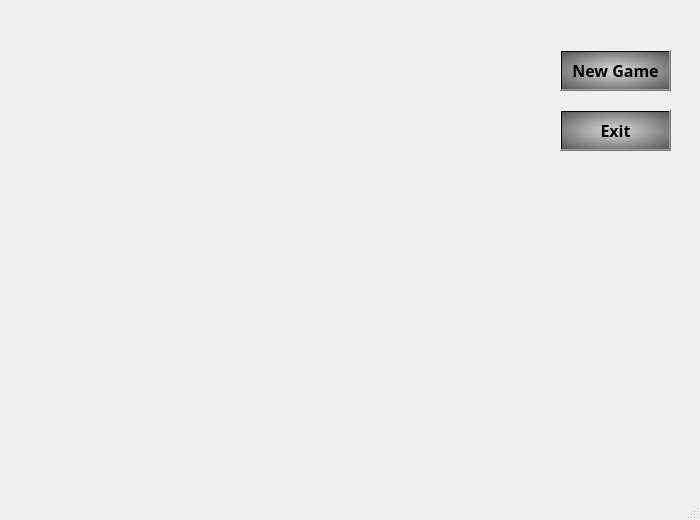
<?xml version="1.0" encoding="UTF-8"?>
<ui version="4.0">
 <class>MainWindow</class>
 <widget class="QMainWindow" name="MainWindow">
  <property name="geometry">
   <rect>
    <x>0</x>
    <y>0</y>
    <width>700</width>
    <height>520</height>
   </rect>
  </property>
  <property name="windowTitle">
   <string>MainWindow</string>
  </property>
  <property name="styleSheet">
   <string notr="true"/>
  </property>
  <widget class="QWidget" name="centralWidget">
   <property name="mouseTracking">
    <bool>true</bool>
   </property>
   <property name="styleSheet">
    <string notr="true">background-image: url(:/Images/background.jpg);</string>
   </property>
   <widget class="QPushButton" name="pBNew">
    <property name="geometry">
     <rect>
      <x>560</x>
      <y>50</y>
      <width>111</width>
      <height>41</height>
     </rect>
    </property>
    <property name="font">
     <font>
      <family>MV Boli</family>
      <pointsize>12</pointsize>
      <weight>75</weight>
      <bold>true</bold>
     </font>
    </property>
    <property name="cursor">
     <cursorShape>PointingHandCursor</cursorShape>
    </property>
    <property name="styleSheet">
     <string notr="true">background-color:qradialgradient(spread:pad, cx:0.5, cy:0.5, radius:1.693, fx:0.488955, fy:0.5, stop:0.0568182 rgba(201, 201, 201, 255), stop:0.693182 rgba(0, 0, 0, 255))</string>
    </property>
    <property name="text">
     <string>New Game</string>
    </property>
   </widget>
   <widget class="QPushButton" name="pBExit">
    <property name="geometry">
     <rect>
      <x>560</x>
      <y>110</y>
      <width>111</width>
      <height>41</height>
     </rect>
    </property>
    <property name="font">
     <font>
      <family>MV Boli</family>
      <pointsize>12</pointsize>
      <weight>75</weight>
      <bold>true</bold>
     </font>
    </property>
    <property name="cursor">
     <cursorShape>PointingHandCursor</cursorShape>
    </property>
    <property name="styleSheet">
     <string notr="true">background-color:qradialgradient(spread:pad, cx:0.5, cy:0.5, radius:1.693, fx:0.488955, fy:0.5, stop:0.0568182 rgba(201, 201, 201, 255), stop:0.693182 rgba(0, 0, 0, 255))</string>
    </property>
    <property name="text">
     <string>Exit</string>
    </property>
   </widget>
  </widget>
  <widget class="QMenuBar" name="menuBar">
   <property name="geometry">
    <rect>
     <x>0</x>
     <y>0</y>
     <width>700</width>
     <height>21</height>
    </rect>
   </property>
  </widget>
  <widget class="QStatusBar" name="statusBar">
   <property name="font">
    <font>
     <family>Courier</family>
     <pointsize>12</pointsize>
     <italic>true</italic>
    </font>
   </property>
   <property name="styleSheet">
    <string notr="true"/>
   </property>
  </widget>
 </widget>
 <layoutdefault spacing="6" margin="11"/>
 <resources/>
 <connections/>
</ui>
